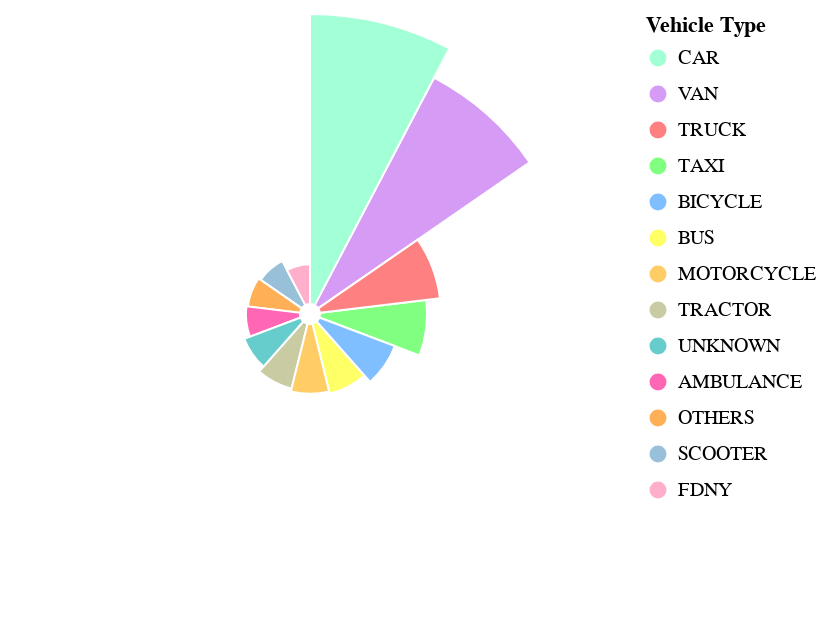

Write notebook code for a chart like this one.
### Markdown cell above
The result is decent but at the same time there are some classes barely noticeable. We want to clarify that the answer of this question is impossible with the available data, since we would need the traffic percenatge or proportion of every type of vehicle to determine if there is a vehicle more prone to have crashes than others. This happens because, for example, there are much more cars than ambulances, so the number of total car crashes is much bigger than the numbe of total ambulance crashes, and without the traffic proportions we can't really say if one of the vehicles is more prone to have an accident than the others. 

Having stated this, we thought that polar area charts could be a good option to make the classes with less crashes more noticeable. We are aware that the comparison between areas is more difficult, however we believe that the main (erroneous for the reasons previously explained) conclusions for the question are still clear enough and pretty understandable.

### Code cell
alt.Chart(collisions).encode(
    alt.Theta("VEHICLE TYPE CODE 1:N",
              stack = True,
              sort=alt.EncodingSortField(field="count", op="count", order='descending')),
    alt.Radius("count()",
               scale=alt.Scale(type="sqrt", zero=True, rangeMin=20)),
    color=alt.Color("VEHICLE TYPE CODE 1:N",
                    sort=alt.EncodingSortField(field="count", op="count", order='descending'),
                    scale=alt.Scale(range=colores_hex),
                    legend=alt.Legend(title="Vehicle Type")),
).mark_arc(
    innerRadius=5, stroke="#fff"
)

### Figure 1 — Vega specification as saved in the notebook (floating-point values rounded to 4 significant figures)
{"$schema": "https://vega.github.io/schema/vega/v5.json", "data": [{"name": "source_0"}, {"name": "data_0", "values": [{"VEHICLE TYPE CODE 1": "VAN", "__count": 41651}, {"VEHICLE TYPE CODE 1": "CAR", "__count": 54690}, {"VEHICLE TYPE CODE 1": "BUS", "__count": 1430}, {"VEHICLE TYPE CODE 1": "TRACTOR", "__count": 1098}, {"VEHICLE TYPE CODE 1": "TAXI", "__count": 4806}, {"VEHICLE TYPE CODE 1": "SCOOTER", "__count": 324}, {"VEHICLE TYPE CODE 1": "TRUCK", "__count": 6684}, {"VEHICLE TYPE CODE 1": "MOTORCYCLE", "__count": 1275}, {"VEHICLE TYPE CODE 1": "BICYCLE", "__count": 2083}, {"VEHICLE TYPE CODE 1": "OTHERS", "__count": 414}, {"VEHICLE TYPE CODE 1": "AMBULANCE", "__count": 470}, {"VEHICLE TYPE CODE 1": "FDNY", "__count": 76}, {"VEHICLE TYPE CODE 1": "UNKNOWN", "__count": 739}]}, {"name": "source_0_theta_domain_VEHICLE TYPE CODE 1", "values": [{"VEHICLE TYPE CODE 1": "VAN", "sort_field": 41651}, {"VEHICLE TYPE CODE 1": "CAR", "sort_field": 54690}, {"VEHICLE TYPE CODE 1": "BUS", "sort_field": 1430}, {"VEHICLE TYPE CODE 1": "TRACTOR", "sort_field": 1098}, {"VEHICLE TYPE CODE 1": "TAXI", "sort_field": 4806}, {"VEHICLE TYPE CODE 1": "SCOOTER", "sort_field": 324}, {"VEHICLE TYPE CODE 1": "TRUCK", "sort_field": 6684}, {"VEHICLE TYPE CODE 1": "MOTORCYCLE", "sort_field": 1275}, {"VEHICLE TYPE CODE 1": "BICYCLE", "sort_field": 2083}, {"VEHICLE TYPE CODE 1": "OTHERS", "sort_field": 414}, {"VEHICLE TYPE CODE 1": "AMBULANCE", "sort_field": 470}, {"VEHICLE TYPE CODE 1": "FDNY", "sort_field": 76}, {"VEHICLE TYPE CODE 1": "UNKNOWN", "sort_field": 739}]}, {"name": "source_0_color_domain_VEHICLE TYPE CODE 1", "values": [{"VEHICLE TYPE CODE 1": "VAN", "sort_field": 41651}, {"VEHICLE TYPE CODE 1": "CAR", "sort_field": 54690}, {"VEHICLE TYPE CODE 1": "BUS", "sort_field": 1430}, {"VEHICLE TYPE CODE 1": "TRACTOR", "sort_field": 1098}, {"VEHICLE TYPE CODE 1": "TAXI", "sort_field": 4806}, {"VEHICLE TYPE CODE 1": "SCOOTER", "sort_field": 324}, {"VEHICLE TYPE CODE 1": "TRUCK", "sort_field": 6684}, {"VEHICLE TYPE CODE 1": "MOTORCYCLE", "sort_field": 1275}, {"VEHICLE TYPE CODE 1": "BICYCLE", "sort_field": 2083}, {"VEHICLE TYPE CODE 1": "OTHERS", "sort_field": 414}, {"VEHICLE TYPE CODE 1": "AMBULANCE", "sort_field": 470}, {"VEHICLE TYPE CODE 1": "FDNY", "sort_field": 76}, {"VEHICLE TYPE CODE 1": "UNKNOWN", "sort_field": 739}]}], "marks": [{"type": "arc", "name": "marks", "from": {"data": "data_0"}, "encode": {"update": {"outerRadius": {"field": "__count", "scale": "radius"}, "x": {"signal": "width", "mult": 0.5}, "startAngle": {"field": "VEHICLE TYPE CODE 1", "scale": "theta"}, "stroke": {"value": "#fff"}, "description": {"signal": "\"VEHICLE TYPE CODE 1: \" + (isValid(datum[\"VEHICLE TYPE CODE 1\"]) ? datum[\"VEHICLE TYPE CODE 1\"] : \"\"+datum[\"VEHICLE TYPE CODE 1\"]) + \"; Count of Records: \" + (format(datum[\"__count\"], \"\"))"}, "endAngle": {"field": "VEHICLE TYPE CODE 1", "scale": "theta", "offset": {"signal": "bandwidth('theta')"}}, "fill": {"field": "VEHICLE TYPE CODE 1", "scale": "color"}, "innerRadius": {"value": 5}, "y": {"signal": "height", "mult": 0.5}}}, "style": ["arc"]}], "scales": [{"name": "theta", "type": "band", "domain": {"data": "source_0_theta_domain_VEHICLE TYPE CODE 1", "field": "VEHICLE TYPE CODE 1", "sort": {"op": "max", "field": "sort_field", "order": "descending"}}, "range": [0, 6.283]}, {"name": "radius", "type": "sqrt", "domain": {"data": "data_0", "field": "__count"}, "range": [20, {"signal": "min(width,height)/2"}], "zero": true}, {"name": "color", "type": "ordinal", "domain": {"data": "source_0_color_domain_VEHICLE TYPE CODE 1", "field": "VEHICLE TYPE CODE 1", "sort": {"op": "max", "field": "sort_field", "order": "descending"}}, "range": ["#a3ffd6", "#d69bf5", "#ff8080", "#80ff80", "#80bfff", "#ffff66", "#ffcc66", "#c9cba3", "#66cccc", "#ff66b3", "#ffb056", "#98c1d9", "#ffafcc"]}], "background": "white", "padding": 5, "width": 300, "legends": [{"title": "Vehicle Type", "fill": "color", "symbolType": "circle", "encode": {"symbols": {"update": {"stroke": {"value": "#fff"}}}}}], "height": 300, "style": "view"}
